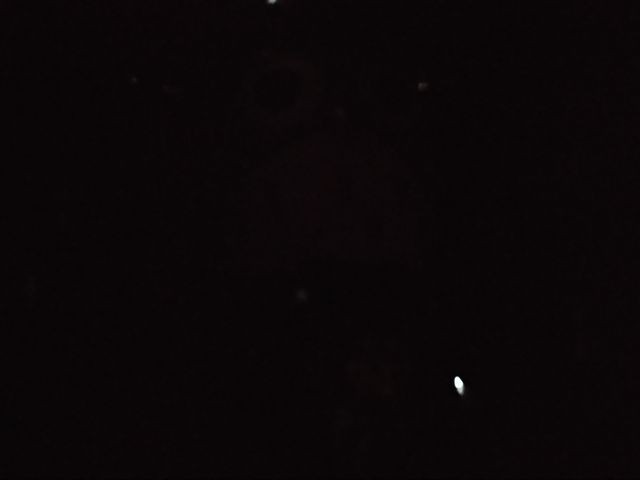
#> input picture LEB2_Hw/HW2/image/inside-the-box.jpg, 640 x 480 px
$ jupyter execute HW2.ipynb
#> lines starting #> are read from the running program, lines starting #| are printed output that depends on the picture
# **Import Libary**

[cell 1]
import matplotlib.pyplot as plt
import cv2
import numpy as np

# **Load Image**

[cell 2]
ori_img = cv2.imread('image/inside-the-box.jpg',cv2.IMREAD_COLOR)
#> ori_img is the input picture: shape (480, 640, 3); mean B, G, R 7.4, 6.3, 10.6
ori_img2 = cv2.imread('image/inside-the-box.jpg',0)
#> ori_img2: shape (480, 640); min 0, max 255, mean 7.5


alpha = 6.0  # Contrast control (1.0-3.0)
beta = 75    # Brightness control (0-100)

bright_image = cv2.convertScaleAbs(ori_img, alpha=alpha, beta=beta)
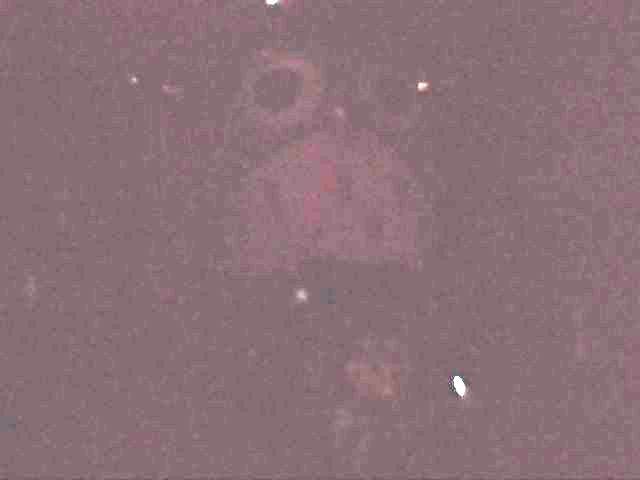
#> bright_image: shape (480, 640, 3); mean B, G, R 119.2, 112.4, 138.2
cv2.imwrite("image/brightened_image.jpg", bright_image)

denoised = cv2.medianBlur(bright_image, 3)
cv2.imwrite("image/denoised_image.jpg", denoised)

equalizeHist = cv2.equalizeHist(ori_img2)
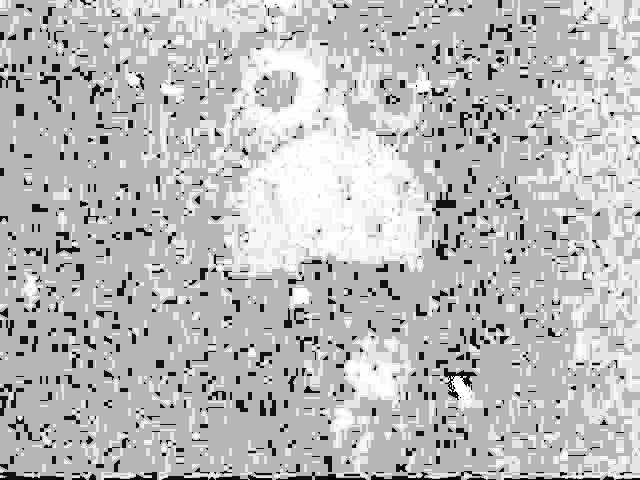
#> equalizeHist: shape (480, 640); min 0, max 255, mean 185.8
cv2.imwrite("image/equalizeHist_image.jpg", equalizeHist)

plt.figure(figsize=(20, 5))
plt.subplot(1, 4, 1)
plt.imshow(ori_img)
plt.axis('off')
plt.title('inside-the-box (real)')

plt.subplot(1, 4, 2)
plt.imshow(bright_image)
plt.axis('off')
plt.title('inside-the-box (bright)')

plt.subplot(1, 4, 3)
plt.imshow(denoised)
plt.axis('off')
plt.title('inside-the-box (denoised)')

plt.subplot(1, 4, 4)
plt.imshow(equalizeHist)
plt.axis('off')
plt.title('inside-the-box (equalizeHist)')

plt.show()
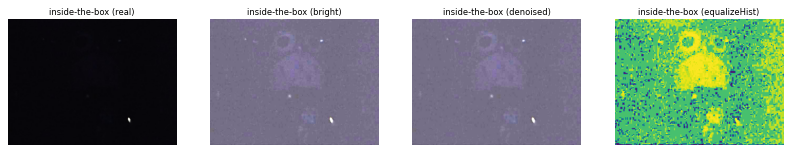
#> figure drawn by matplotlib, 4 panels; B, G, R data is drawn as R, G, B
